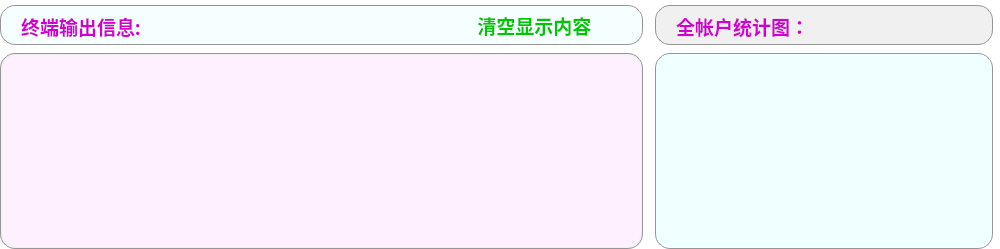
                     <widget class="QFrame" name="frame_2">
                      <property name="minimumSize">
                       <size>
                        <width>1000</width>
                        <height>0</height>
                       </size>
                      </property>
                      <property name="styleSheet">
                       <string notr="true">QFrame {	
	background-color: rgb(255, 255, 255);
	border:none;
	border-radius: 15px;
}</string>
                      </property>
                      <property name="frameShape">
                       <enum>QFrame::StyledPanel</enum>
                      </property>
                      <property name="frameShadow">
                       <enum>QFrame::Raised</enum>
                      </property>
                      <property name="midLineWidth">
                       <number>-1</number>
                      </property>
                      <layout class="QHBoxLayout" name="horizontalLayout_11">
                       <property name="spacing">
                        <number>2</number>
                       </property>
                       <property name="leftMargin">
                        <number>0</number>
                       </property>
                       <property name="topMargin">
                        <number>5</number>
                       </property>
                       <property name="rightMargin">
                        <number>0</number>
                       </property>
                       <property name="bottomMargin">
                        <number>0</number>
                       </property>
                       <item>
                        <widget class="QFrame" name="frame_19">
                         <property name="sizePolicy">
                          <sizepolicy hsizetype="Expanding" vsizetype="Expanding">
                           <horstretch>0</horstretch>
                           <verstretch>0</verstretch>
                          </sizepolicy>
                         </property>
                         <property name="minimumSize">
                          <size>
                           <width>0</width>
                           <height>0</height>
                          </size>
                         </property>
                         <property name="styleSheet">
                          <string notr="true">QFrame {
	border:none;
	border-radius: 15px;
}</string>
                         </property>
                         <property name="frameShape">
                          <enum>QFrame::StyledPanel</enum>
                         </property>
                         <property name="frameShadow">
                          <enum>QFrame::Raised</enum>
                         </property>
                         <layout class="QVBoxLayout" name="verticalLayout_17">
                          <property name="spacing">
                           <number>8</number>
                          </property>
                          <property name="leftMargin">
                           <number>0</number>
                          </property>
                          <property name="topMargin">
                           <number>0</number>
                          </property>
                          <property name="rightMargin">
                           <number>5</number>
                          </property>
                          <property name="bottomMargin">
                           <number>0</number>
                          </property>
                          <item>
                           <widget class="QFrame" name="frame_21">
                            <property name="minimumSize">
                             <size>
                              <width>0</width>
                              <height>40</height>
                             </size>
                            </property>
                            <property name="maximumSize">
                             <size>
                              <width>16777215</width>
                              <height>40</height>
                             </size>
                            </property>
                            <property name="styleSheet">
                             <string notr="true">QFrame {
	
	background-color: rgb(245, 255, 255);
	border: 1px solid rgb(150, 150, 150);
	border-radius: 15px;
}
QFrame:hover {
	border: 2px solid rgb(0, 0, 0);
}</string>
                            </property>
                            <property name="frameShape">
                             <enum>QFrame::StyledPanel</enum>
                            </property>
                            <property name="frameShadow">
                             <enum>QFrame::Raised</enum>
                            </property>
                            <layout class="QHBoxLayout" name="horizontalLayout_10">
                             <property name="spacing">
                              <number>0</number>
                             </property>
                             <property name="leftMargin">
                              <number>20</number>
                             </property>
                             <property name="topMargin">
                              <number>0</number>
                             </property>
                             <property name="rightMargin">
                              <number>20</number>
                             </property>
                             <property name="bottomMargin">
                              <number>0</number>
                             </property>
                             <item alignment="Qt::AlignLeft">
                              <widget class="QLabel" name="label_23">
                               <property name="minimumSize">
                                <size>
                                 <width>0</width>
                                 <height>40</height>
                                </size>
                               </property>
                               <property name="maximumSize">
                                <size>
                                 <width>200</width>
                                 <height>16777215</height>
                                </size>
                               </property>
                               <property name="font">
                                <font>
                                 <family>等线</family>
                                 <pointsize>14</pointsize>
                                 <italic>false</italic>
                                 <bold>true</bold>
                                </font>
                               </property>
                               <property name="styleSheet">
                                <string notr="true">QFrame {
	border: none;
	border-radius: 15px;
	background-color: none;	
	color: rgb(210, 0, 210);
	font: 700 14pt &quot;等线&quot;;
}
</string>
                               </property>
                               <property name="text">
                                <string>终端输出信息:</string>
                               </property>
                               <property name="alignment">
                                <set>Qt::AlignLeading|Qt::AlignLeft|Qt::AlignVCenter</set>
                               </property>
                              </widget>
                             </item>
                             <item>
                              <widget class="QPushButton" name="Btn_cleartext">
                               <property name="minimumSize">
                                <size>
                                 <width>180</width>
                                 <height>30</height>
                                </size>
                               </property>
                               <property name="maximumSize">
                                <size>
                                 <width>180</width>
                                 <height>30</height>
                                </size>
                               </property>
                               <property name="font">
                                <font>
                                 <family>等线</family>
                                 <pointsize>14</pointsize>
                                 <italic>false</italic>
                                 <bold>true</bold>
                                </font>
                               </property>
                               <property name="styleSheet">
                                <string notr="true">QPushButton {
	border: none;
	background-color: none;
	
	color: rgb(0, 200, 0);
	
	font: 700 14pt &quot;等线&quot;;
	border-radius: 13px;
}

QPushButton:hover {
	border-left: 3px solid rgb(0, 200, 0);
	border-right: 3px solid rgb(0, 200, 0);
}

QPushButton:pressed {
	background-color: rgb(125, 125, 125);
}</string>
                               </property>
                               <property name="text">
                                <string> 清空显示内容</string>
                               </property>
                               <property name="icon">
                                <iconset resource="../resource.qrc">
                                 <normaloff>:/图标/icons/清屏.svg</normaloff>:/图标/icons/清屏.svg</iconset>
                               </property>
                               <property name="iconSize">
                                <size>
                                 <width>30</width>
                                 <height>30</height>
                                </size>
                               </property>
                               <property name="checkable">
                                <bool>false</bool>
                               </property>
                               <property name="checked">
                                <bool>false</bool>
                               </property>
                              </widget>
                             </item>
                            </layout>
                           </widget>
                          </item>
                          <item>
                           <widget class="QFrame" name="frame_22">
                            <property name="styleSheet">
                             <string notr="true">QFrame {
	
	background-color: rgb(240, 240, 240);
	border: 1px solid rgb(150, 150, 150);
	border-radius: 15px;
	padding: 1px;
}
QFrame:hover {
	border: 2px solid rgb(0, 0, 0);
}</string>
                            </property>
                            <property name="frameShape">
                             <enum>QFrame::StyledPanel</enum>
                            </property>
                            <property name="frameShadow">
                             <enum>QFrame::Raised</enum>
                            </property>
                            <layout class="QHBoxLayout" name="horizontalLayout_12">
                             <property name="spacing">
                              <number>0</number>
                             </property>
                             <property name="leftMargin">
                              <number>0</number>
                             </property>
                             <property name="topMargin">
                              <number>0</number>
                             </property>
                             <property name="rightMargin">
                              <number>0</number>
                             </property>
                             <property name="bottomMargin">
                              <number>0</number>
                             </property>
                             <item>
                              <widget class="QTextBrowser" name="textBrowser_terminal">
                               <property name="styleSheet">
                                <string notr="true">QTextBrowser{
background-color: rgb(255, 240, 255);
color: rgb(0, 0, 0);
border-radius: 15px;
font: 12pt &quot;等线&quot;;
/*padding-left: 20px;
padding-right: 20px;*/
padding: 5px 5px 5px 20px;
border: none;
}

/*左边和下边的滑动条*/
QScrollBar:horizontal {
    border: none;
    background: rgb(220, 220, 220);
    height: 8px;
    margin: 0px 20px 0 20px;
	border-radius: 3px;
}
QScrollBar::handle:horizontal {
    background:rgb(140, 140, 140);
    min-width: 30px;
	border-radius: 3px
}
/*滑块悬浮，按下*/
QScrollBar::handle:hover:horizontal,QScrollBar::handle:pressed:horizontal{
background:rgb(50, 50, 50);
}
QScrollBar::add-line:horizontal {
    border: none;
	background-color: rgb(160, 160, 160);
    width: 20px;
	border-top-right-radius: 3px;
    border-bottom-right-radius: 3px;
    subcontrol-position: right;
    subcontrol-origin: margin;
}
QScrollBar::sub-line:horizontal {
    border: none;
    
	background-color: rgb(160, 160, 160);
    width: 20px;
	border-top-left-radius: 3px;
    border-bottom-left-radius: 3px;
    subcontrol-position: left;
    subcontrol-origin: margin;
}
QScrollBar::up-arrow:horizontal, QScrollBar::down-arrow:horizontal
{
     background: none;
}
QScrollBar::add-page:horizontal, QScrollBar::sub-page:horizontal
{
     background: none;
}
 QScrollBar:vertical {
	border: none;    
	background-color: rgb(220, 220, 220);
    width: 8px;
    margin: 20px 0 20px 0;
	border-radius: 3px;
 }
 QScrollBar::handle:vertical {	
	background-color: rgb(140, 140, 140);
    min-height: 30px;
	border-radius: 3px
 }
/*滑块悬浮，按下*/
QScrollBar::handle:hover:vertical,QScrollBar::handle:pressed:vertical{
background:rgb(50, 50, 50);
}
 QScrollBar::add-line:vertical {
     border: none;
    
	background-color: rgb(160, 160, 160);
     height: 20px;
	border-bottom-left-radius: 3px;
    border-bottom-right-radius: 3px;
     subcontrol-position: bottom;
     subcontrol-origin: margin;
 }
 QScrollBar::sub-line:vertical {
	border: none;
    background: rgb(160, 160, 160);
     height: 20px;
	border-top-left-radius: 3px;
    border-top-right-radius: 3px;
     subcontrol-position: top;
     subcontrol-origin: margin;
 }
 QScrollBar::up-arrow:vertical, QScrollBar::down-arrow:vertical {
     background: none;
 }

 QScrollBar::add-page:vertical, QScrollBar::sub-page:vertical {
     background: none;
 }

</string>
                               </property>
                              </widget>
                             </item>
                            </layout>
                           </widget>
                          </item>
                         </layout>
                        </widget>
                       </item>
                       <item>
                        <widget class="QFrame" name="frame_20">
                         <property name="sizePolicy">
                          <sizepolicy hsizetype="Preferred" vsizetype="Expanding">
                           <horstretch>0</horstretch>
                           <verstretch>0</verstretch>
                          </sizepolicy>
                         </property>
                         <property name="minimumSize">
                          <size>
                           <width>350</width>
                           <height>0</height>
                          </size>
                         </property>
                         <property name="maximumSize">
                          <size>
                           <width>350</width>
                           <height>16777215</height>
                          </size>
                         </property>
                         <property name="styleSheet">
                          <string notr="true"/>
                         </property>
                         <property name="frameShape">
                          <enum>QFrame::StyledPanel</enum>
                         </property>
                         <property name="frameShadow">
                          <enum>QFrame::Raised</enum>
                         </property>
                         <layout class="QVBoxLayout" name="verticalLayout_5">
                          <property name="spacing">
                           <number>8</number>
                          </property>
                          <property name="leftMargin">
                           <number>5</number>
                          </property>
                          <property name="topMargin">
                           <number>0</number>
                          </property>
                          <property name="rightMargin">
                           <number>7</number>
                          </property>
                          <property name="bottomMargin">
                           <number>0</number>
                          </property>
                          <item>
                           <widget class="QFrame" name="frame_11">
                            <property name="minimumSize">
                             <size>
                              <width>300</width>
                              <height>40</height>
                             </size>
                            </property>
                            <property name="maximumSize">
                             <size>
                              <width>16777215</width>
                              <height>40</height>
                             </size>
                            </property>
                            <property name="styleSheet">
                             <string notr="true">QFrame {
	
	background-color: rgb(240, 240, 240);
	border: 1px solid rgb(150, 150, 150);
	border-radius: 15px;
}
QFrame:hover {
	border: 2px solid rgb(0, 0, 0);
}</string>
                            </property>
                            <property name="frameShape">
                             <enum>QFrame::StyledPanel</enum>
                            </property>
                            <property name="frameShadow">
                             <enum>QFrame::Raised</enum>
                            </property>
                            <layout class="QHBoxLayout" name="horizontalLayout_4">
                             <property name="spacing">
                              <number>0</number>
                             </property>
                             <property name="leftMargin">
                              <number>20</number>
                             </property>
                             <property name="topMargin">
                              <number>0</number>
                             </property>
                             <property name="rightMargin">
                              <number>0</number>
                             </property>
                             <property name="bottomMargin">
                              <number>0</number>
                             </property>
                             <item>
                              <widget class="QLabel" name="label_24">
                               <property name="minimumSize">
                                <size>
                                 <width>0</width>
                                 <height>40</height>
                                </size>
                               </property>
                               <property name="maximumSize">
                                <size>
                                 <width>150</width>
                                 <height>16777215</height>
                                </size>
                               </property>
                               <property name="font">
                                <font>
                                 <family>等线</family>
                                 <pointsize>14</pointsize>
                                 <italic>false</italic>
                                 <bold>true</bold>
                                </font>
                               </property>
                               <property name="styleSheet">
                                <string notr="true">QFrame {
	border: none;
	border-radius: 15px;
	background-color: none;	
	color: rgb(210, 0, 210);
	font: 700 14pt &quot;等线&quot;;
}
</string>
                               </property>
                               <property name="text">
                                <string>全帐户统计图：</string>
                               </property>
                               <property name="alignment">
                                <set>Qt::AlignLeading|Qt::AlignLeft|Qt::AlignVCenter</set>
                               </property>
                              </widget>
                             </item>
                             <item>
                              <spacer name="horizontalSpacer_11">
                               <property name="orientation">
                                <enum>Qt::Horizontal</enum>
                               </property>
                               <property name="sizeHint" stdset="0">
                                <size>
                                 <width>40</width>
                                 <height>20</height>
                                </size>
                               </property>
                              </spacer>
                             </item>
                            </layout>
                           </widget>
                          </item>
                          <item>
                           <widget class="QFrame" name="frame_12">
                            <property name="styleSheet">
                             <string notr="true">QFrame {
	background-color: rgb(240, 255, 255);
	border: 1px solid rgb(150, 150, 150);
	border-radius: 15px;
}
QFrame:hover {
	border: 2px solid rgb(0, 0, 0);
}</string>
                            </property>
                            <property name="frameShape">
                             <enum>QFrame::StyledPanel</enum>
                            </property>
                            <property name="frameShadow">
                             <enum>QFrame::Raised</enum>
                            </property>
                            <layout class="QVBoxLayout" name="verticalLayout_18">
                             <property name="spacing">
                              <number>0</number>
                             </property>
                             <property name="leftMargin">
                              <number>0</number>
                             </property>
                             <property name="topMargin">
                              <number>0</number>
                             </property>
                             <property name="rightMargin">
                              <number>0</number>
                             </property>
                             <property name="bottomMargin">
                              <number>0</number>
                             </property>
                             <item>
                              <widget class="QFrame" name="frame_30">
                               <property name="styleSheet">
                                <string notr="true">QFrame {
	background-color: transparent;
	
	border: none;
}

QFrame:hover {
	border: none;
}</string>
                               </property>
                               <property name="frameShape">
                                <enum>QFrame::StyledPanel</enum>
                               </property>
                               <property name="frameShadow">
                                <enum>QFrame::Raised</enum>
                               </property>
                               <layout class="QHBoxLayout" name="horizontalLayout_16">
                                <property name="spacing">
                                 <number>0</number>
                                </property>
                                <property name="leftMargin">
                                 <number>0</number>
                                </property>
                                <property name="topMargin">
                                 <number>0</number>
                                </property>
                                <property name="rightMargin">
                                 <number>0</number>
                                </property>
                                <property name="bottomMargin">
                                 <number>0</number>
                                </property>
                                <item>
                                 <layout class="QVBoxLayout" name="pieCard">
                                  <property name="spacing">
                                   <number>6</number>
                                  </property>
                                  <property name="sizeConstraint">
                                   <enum>QLayout::SetMaximumSize</enum>
                                  </property>
                                 </layout>
                                </item>
                               </layout>
                              </widget>
                             </item>
                            </layout>
                           </widget>
                          </item>
                         </layout>
                        </widget>
                       </item>
                      </layout>
                     </widget>
